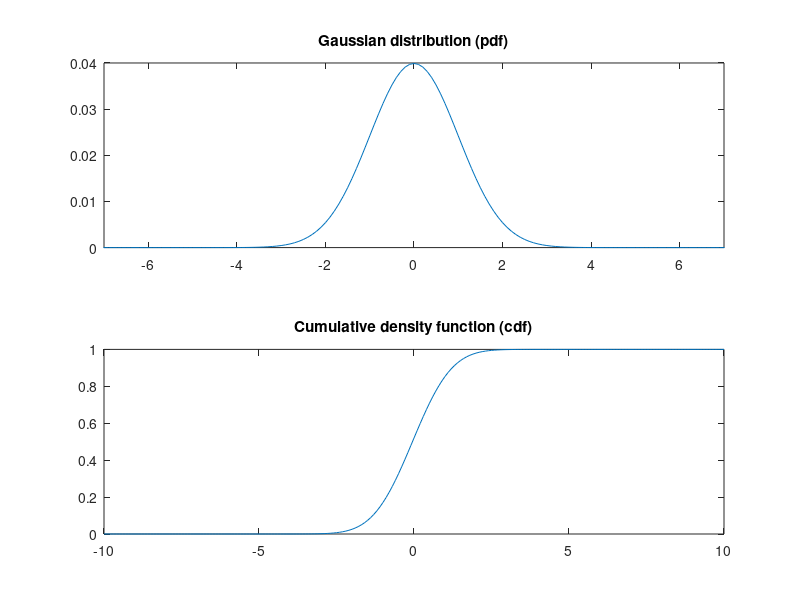
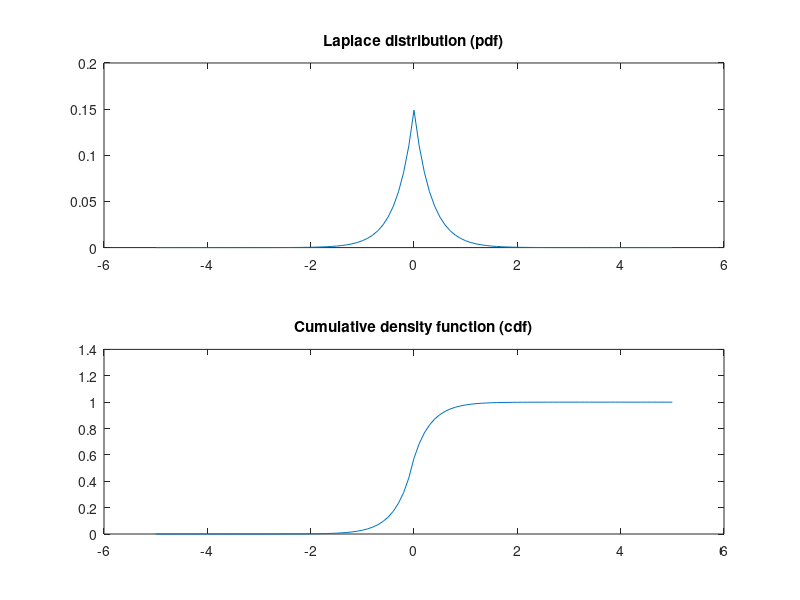
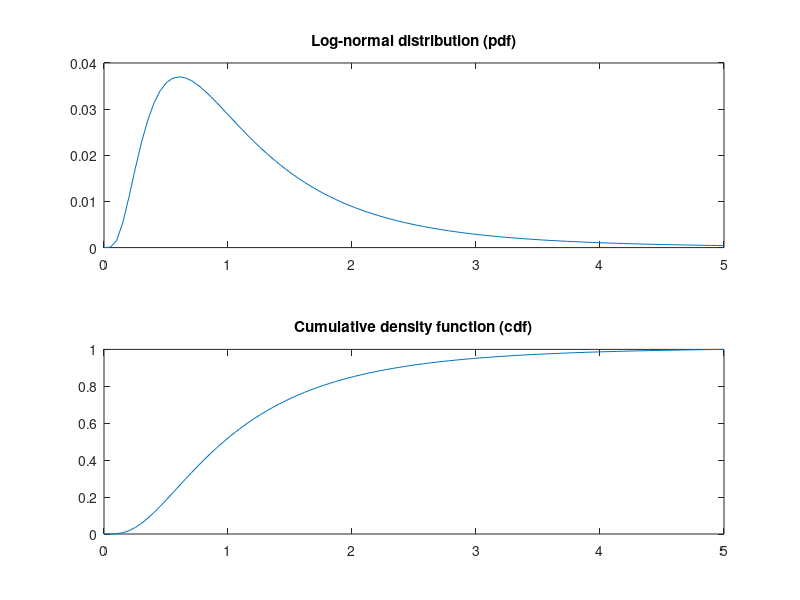

The MATLAB source for these figures, in order:
% Gaussian, Laplace and log-normal Distributions

% learn: pdf and cdf
%% Gaussian distribution

x = -10:.1:10;

% cent = 7;
% widt= .8;
%gaus = exp((-(x-cent).^2) ./ 2*widt^2);

gaus = exp(-x.^2 ./ 2);
gaus = gaus ./ sum(gaus); %normalize to probabiblity density

figure(1), clf
subplot(211)
plot(x,gaus)
title('Gaussian distribution (pdf)')
set(gca,"xlim",[-7 7])

subplot(212)
plot(x,cumsum(gaus))
title('Cumulative density function (cdf)')
%% Laplace distribution

x = -5:.1:5;
l = 3;

y = .5 * l *exp(-l*abs(x));
y = y ./ sum(y);

figure(2),clf
subplot(211)
plot(x,y)
title('Laplace distribution (pdf)')

subplot(212)
plot(x,cumsum(y))
title('Cumulative density function (cdf)')

%% log normal distribution

x = linspace(.0001,5,100); % log(0) = -inf
m = 0;
s = .5;

y = (exp(-(log(x)-m).^2) / (2*s^2) ) ./ (s*x*sqrt(2.*pi));
y = y / sum(y);

figure(3),clf
subplot(211)
plot(x,y)
title('Log-normal distribution (pdf)')

subplot(212)
plot(x,cumsum(y))
title('Cumulative density function (cdf)')









